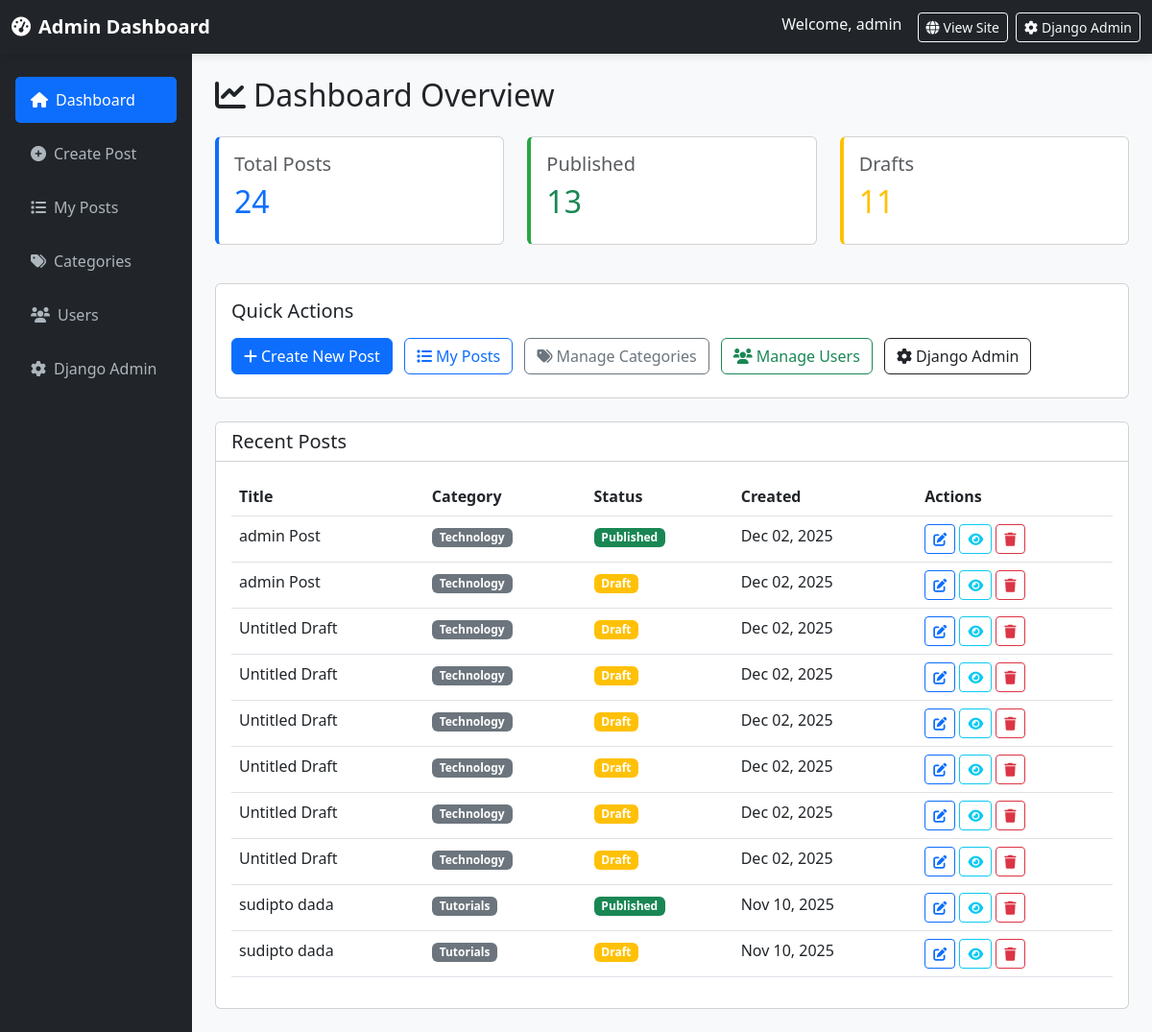
Page /manage/ (signed in) on the committed database.
### blog/models.py (models this page shows, shortened)
class Post(models.Model):
    STATUS_CHOICES = [
        ('draft', 'Draft'),
        ('published', 'Published'),
    ]
    title = models.CharField(max_length=200)
    slug = models.SlugField(unique=True)
    author = models.ForeignKey(User, on_delete=models.CASCADE)
    category = models.ForeignKey(Category, on_delete=models.CASCADE, related_name='posts')
    content = models.TextField(help_text="You can add images, videos, and YouTube links here")
    excerpt = models.TextField(max_length=500, blank=True, help_text="Brief description of the post")
    featured_image = models.ImageField(upload_to='blog_images/', blank=True, null=True)
    youtube_url = models.CharField(max_length=200, blank=True, help_text="YouTube URL (e.g., https://www.youtube.com/watch?v=VIDEO_ID)")
    video_file = models.FileField(upload_to='blog_videos/', blank=True, null=True, help_text="Upload video file")
    status = models.CharField(max_length=10, choices=STATUS_CHOICES, default='draft')
    created_at = models.DateTimeField(auto_now_add=True)
    updated_at = models.DateTimeField(auto_now=True)
    published_at = models.DateTimeField(null=True, blank=True)
    class Meta:
        ordering = ['-created_at']

class Category(models.Model):
    name = models.CharField(max_length=100)
    slug = models.SlugField(unique=True)
    description = models.TextField(blank=True)
    created_at = models.DateTimeField(auto_now_add=True)
    class Meta:
        verbose_name_plural = "Categories"

### blog/views.py (the view)
# urls.py: path('manage/', views.admin_dashboard, name='admin_dashboard'),
@login_required
def admin_dashboard(request):
    if not request.user.is_staff:
        return redirect('post_list')
    if not request.user.is_superuser:
        return redirect('user_dashboard')
    posts = Post.objects.filter(author=request.user).order_by('-created_at')[:10]
    categories = Category.objects.all()
    stats = {
        'total_posts': Post.objects.filter(author=request.user).count(),
        'published_posts': Post.objects.filter(author=request.user, status='published').count(),
        'draft_posts': Post.objects.filter(author=request.user, status='draft').count(),
    }
    context = {
        'posts': posts,
        'categories': categories,
        'stats': stats,
    }
    return render(request, 'blog/admin_dashboard.html', context)

### templates/blog/admin_dashboard.html (shortened to what this page needs)
<!DOCTYPE html>
<html lang="en">
<head>
	<link href="https://cdn.jsdelivr.net/npm/bootstrap@5.3.0/dist/css/bootstrap.min.css" rel="stylesheet">
	<link rel="stylesheet" href="https://cdnjs.cloudflare.com/ajax/libs/font-awesome/6.0.0/css/all.min.css">
</head>
<body>
	<nav class="navbar navbar-dark bg-dark">
		<div class="container-fluid">
			<div class="d-flex align-items-center">
				<a class="navbar-brand fw-bold mb-0" href="{% url 'admin_dashboard' %}">
					<i class="fas fa-tachometer-alt me-2"></i>Admin Dashboard
				</a>
			</div>
			<div class="d-flex">
				<span class="text-light me-3">Welcome, {{ user.username }}</span>
				<a href="{% url 'post_list' %}" class="btn btn-outline-light btn-sm me-2" target="_blank">
					<i class="fas fa-globe me-1"></i>View Site
				</a>
				<a href="/admin/" class="btn btn-outline-light btn-sm" target="_blank">
					<i class="fas fa-cog me-1"></i>Django Admin
				</a>
			</div>
		</div>
	</nav>
	<div class="container-fluid">
		<div class="row">
			<nav class="col-md-3 col-lg-2 sidebar px-3 pt-4" id="sidebar">
				<ul class="nav flex-column">
					<li class="nav-item mb-2">
						<a class="nav-link sidebar-link active" href="{% url 'admin_dashboard' %}">
							<i class="fas fa-home me-2"></i>Dashboard
						</a>
					</li>
					<li class="nav-item mb-2">
						<a class="nav-link sidebar-link" href="{% url 'admin_create_post' %}">
							<i class="fas fa-plus-circle me-2"></i>Create Post
						</a>
					</li>
					<li class="nav-item mb-2">
						<a class="nav-link sidebar-link" href="{% url 'admin_manage_posts' %}">
							<i class="fas fa-list me-2"></i>My Posts
						</a>
					</li>
					{% if user.is_superuser %}
					<li class="nav-item mb-2">
						<a class="nav-link sidebar-link" href="{% url 'admin_manage_categories' %}">
							<i class="fas fa-tags me-2"></i>Categories
						</a>
					</li>
					<li class="nav-item mb-2">
						<a class="nav-link sidebar-link" href="{% url 'admin_manage_users' %}">
							<i class="fas fa-users me-2"></i>Users
						</a>
					</li>
					<li class="nav-item mb-2">
						<a class="nav-link sidebar-link" href="/admin/" target="_blank">
							<i class="fas fa-cog me-2"></i>Django Admin
						</a>
					</li>
					{% endif %}
				</ul>
			</nav>
			<main class="col-md-9 col-lg-10 px-md-4 py-4">
				{% block content %}
				<h2 class="mb-4"><i class="fas fa-chart-line me-2"></i>Dashboard Overview</h2>
				<div class="row mb-4">
					<div class="col-md-4 mb-3">
						<div class="card stat-card">
							<div class="card-body">
								<h5 class="card-title text-muted">Total Posts</h5>
								<h2 class="text-primary">{{ stats.total_posts }}</h2>
							</div>
						</div>
					</div>
					<div class="col-md-4 mb-3">
						<div class="card stat-card" style="border-left-color: #28a745;">
							<div class="card-body">
								<h5 class="card-title text-muted">Published</h5>
								<h2 class="text-success">{{ stats.published_posts }}</h2>
							</div>
						</div>
					</div>
					<div class="col-md-4 mb-3">
						<div class="card stat-card" style="border-left-color: #ffc107;">
							<div class="card-body">
								<h5 class="card-title text-muted">Drafts</h5>
								<h2 class="text-warning">{{ stats.draft_posts }}</h2>
							</div>
						</div>
					</div>
				</div>
				<div class="row mb-4">
					<div class="col-12">
						<div class="card">
							<div class="card-body">
								<h5 class="card-title mb-3">Quick Actions</h5>
								<a href="{% url 'admin_create_post' %}" class="btn btn-primary me-2 mb-2">
									<i class="fas fa-plus me-1"></i>Create New Post
								</a>
								<a href="{% url 'admin_manage_posts' %}" class="btn btn-outline-primary me-2 mb-2">
									<i class="fas fa-list me-1"></i>My Posts
								</a>
								{% if user.is_superuser %}
								<a href="{% url 'admin_manage_categories' %}" class="btn btn-outline-secondary me-2 mb-2">
									<i class="fas fa-tags me-1"></i>Manage Categories
								</a>
								<a href="{% url 'admin_manage_users' %}" class="btn btn-outline-success me-2 mb-2">
									<i class="fas fa-users me-1"></i>Manage Users
								</a>
								<a href="/admin/" class="btn btn-outline-dark mb-2" target="_blank">
									<i class="fas fa-cog me-1"></i>Django Admin
								</a>
								{% endif %}
							</div>
						</div>
					</div>
				</div>
				<div class="card">
					<div class="card-header bg-white">
						<h5 class="mb-0">Recent Posts</h5>
					</div>
					<div class="card-body">
						{% if posts %}
							<div class="table-responsive">
								<table class="table table-hover">
									<thead>
										<tr>
											<th>Title</th>
											<th>Category</th>
											<th>Status</th>
											<th>Created</th>
											<th>Actions</th>
										</tr>
									</thead>
									<tbody>
										{% for post in posts %}
										<tr>
											<td>{{ post.title }}</td>
											<td><span class="badge bg-secondary">{{ post.category.name }}</span></td>
											<td>
												{% if post.status == 'published' %}
													<span class="badge bg-success">Published</span>
												{% else %}
													<span class="badge bg-warning">Draft</span>
												{% endif %}
											</td>
											<td>{{ post.created_at|date:"M d, Y" }}</td>
											<td>
												{% if post.slug %}
												<a href="{% url 'admin_edit_post' post.slug %}" class="btn btn-sm btn-outline-primary">
													<i class="fas fa-edit"></i>
												</a>
												<a href="{% url 'post_detail' post.slug %}" target="_blank" class="btn btn-sm btn-outline-info">
													<i class="fas fa-eye"></i>
												</a>
												<a href="{% url 'admin_delete_post' post.slug %}" class="btn btn-sm btn-outline-danger">
													<i class="fas fa-trash"></i>
												</a>
												{% else %}
												<button class="btn btn-sm btn-outline-secondary" disabled title="No slug available">
													<i class="fas fa-exclamation-triangle"></i>
												</button>
												{% endif %}
											</td>
										</tr>
										{% endfor %}
									</tbody>
								</table>
							</div>
						{% else %}
							<p class="text-muted">No posts yet. <a href="{% url 'admin_create_post' %}">Create your first post!</a></p>
						{% endif %}
					</div>
				</div>
				{% endblock %}
			</main>
		</div>
	</div>
</body>
</html>

### templates/blog/admin_dashboard.html (style rules this page uses)
body { background-color: #f8f9fa; }
.navbar { box-shadow: 0 2px 10px rgba(0,0,0,0.1); }
.stat-card { border-left: 4px solid #0d6efd; }
.sidebar { min-height: 100vh; background-color: #212529; }
.sidebar-link { color: #adb5bd; padding: 0.75rem 1rem; border-radius: 5px; display: block; text-decoration: none; }
.sidebar-link.active { color: #fff; background-color: #0d6efd; }

### rows in the picture
Post: title "admin Post", category.name "Technology", status "Published", created_at "Dec 02, 2025"
Post: title "admin Post", category.name "Technology", status "Draft", created_at "Dec 02, 2025"
Post: title "Untitled Draft", category.name "Technology", status "Draft", created_at "Dec 02, 2025"
Post: title "Untitled Draft", category.name "Technology", status "Draft", created_at "Dec 02, 2025"
Post: title "Untitled Draft", category.name "Technology", status "Draft", created_at "Dec 02, 2025"
Post: title "Untitled Draft", category.name "Technology", status "Draft", created_at "Dec 02, 2025"
Post: title "Untitled Draft", category.name "Technology", status "Draft", created_at "Dec 02, 2025"
Post: title "Untitled Draft", category.name "Technology", status "Draft", created_at "Dec 02, 2025"
Post: title "sudipto dada", category.name "Tutorials", status "Published", created_at "Nov 10, 2025"
Post: title "sudipto dada", category.name "Tutorials", status "Draft", created_at "Nov 10, 2025"

### other values in the picture
{{ user.username }} "admin"
{{ stats.total_posts }} "24"
{{ stats.published_posts }} "13"
{{ stats.draft_posts }} "11"
